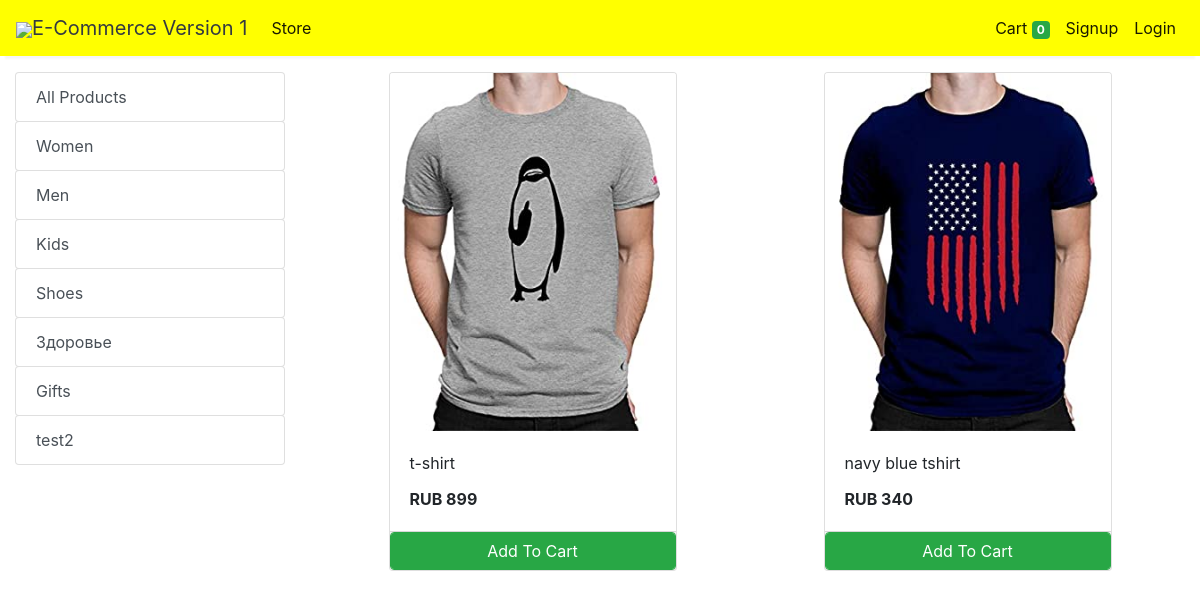
Screenshot of /store?category=23 with the database file from the repository.
### store/models/category.py (models this page shows, shortened)
class Category(models.Model):
    name= models.CharField(max_length=50)
    @staticmethod
    def get_all_categories():
        return Category.objects.all()

### store/models/product.py (models this page shows, shortened)
class Products(models.Model):
    name = models.CharField(max_length=60)
    price= models.IntegerField(default=0)
    category= models.ForeignKey(Category,on_delete=models.CASCADE,default=1 )
    description= models.CharField(max_length=250, default='', blank=True, null= True)
    image= models.ImageField(upload_to='uploads/products/')
    @staticmethod
    def get_all_products_by_categoryid(category_id):
        if category_id:
            return Products.objects.filter (category=category_id)
        else:
            return Products.get_all_products();

### store/views/home.py (the view)
# urls.py: path('' , include('store.urls'))
def store(request):
    cart = request.session.get('cart')
    if not cart:
        request.session['cart'] = {}
    products = None
    categories = Category.get_all_categories()
    categoryID = request.GET.get('category')
    if categoryID:
        products = Products.get_all_products_by_categoryid(categoryID)
    else:
        products = Products.get_all_products();
    data = {}
    data['products'] = products
    data['categories'] = categories
    print('you are : ', request.session.get('email'))
    return render(request, 'index.html', data)

### store/templatetags/cart.py (called while the page is built)
@register.filter (name='is_in_cart')
def is_in_cart(product, cart):
    keys = cart.keys ()
    for id in keys:
        if int (id) == product.id:
            return True
    return False;

### store/templatetags/custom_filter.py (called while the page is built)
@register.filter(name='currency')
def currency(number):
    return "RUB "+str(number)

### store/templates/index.html (shortened to what this page needs)
{% extends 'base.html' %}
{% block content %}
{% load cart %}
{% load custom_filter %}
<div class="container-fluid mt-3">
	<div class="row">
		<div class="col-lg-3 mx-auto">
			<div class="list-group">
				<a href="/" class="list-group-item list-group-item-action btn btn-outline-success">All Products</a>
				{% for category in categories %}
				<a href="/?category={{category.id}}"
					class="list-group-item list-group-item-action btn btn-outline-success ">{{category.name}}</a>
				{% endfor %}
			</div>
		</div>
		<div id='products' class="col-lg-9 mx-auto">
			<div class="row mx-auto">
				{% for product in products %}
				<div class="card mx-auto mb-3" id={{product.id}} style="width: 18rem;">
					<img class="card-img-top" src="{{product.image.url}}" alt="Card image cap">
					<div class="card-body">
						<p class="card-title">{{product.name}}</p>
						<p class="card-text"><b>{{product.price|currency}}</b></p>
					</div>
					<div class="card-footer p-0 no-gutters">
						{% if product|is_in_cart:request.session.cart %}
						<div class="row no-gutters">
							<form action="/#{{product.id}}" class="col-2 " method="post">
								{% csrf_token %}
								<input hidden type="text" name='product' value='{{product.id}}'>
								<input hidden type="text" name='remove' value='True'>
								<input type="submit" value=" - " class="btn btn-block btn-success border-right">
							</form>
							<div class="text-center col btn btn-success">{{product|cart_quantity:request.session.cart}} in Cart</div>
							<form action="/#{{product.id}}" class="col-2 " method="post">
								{% csrf_token %}
								<input hidden type="text" name='product' value='{{product.id}}'>
								<input type="submit" value=" + " class="btn btn-block btn-success border-left">
							</form>
						</div>
						{% else %}
						<form action="/#{{product.id}}" method="POST" class="btn-block">
							<input type="submit" class="float-right btn btn-success form-control"
								value="Add To Cart">
						</form>
						{% endif %}
					</div>
				</div>
				{% endfor %}
			</div>
		</div>
	</div>
</div>
{% endblock %}

### rows the page displays
Category: name "Women"
Category: name "Men"
Category: name "Kids"
Category: name "Shoes"
Category: name "Здоровье"
Category: name "Gifts"
Category: name "test2"
Products: image (picture), name "t-shirt", price "RUB 899"
Products: image (picture), name "navy blue tshirt", price "RUB 340"

### other values shown
{{ request.session.cart.keys|length }} "0"
